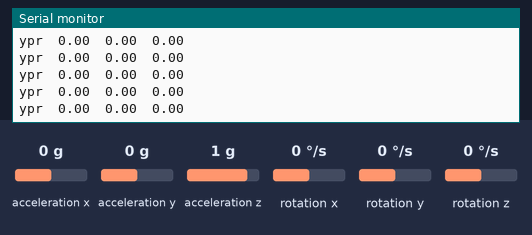
A sketch run on a simulated Arduino Uno, built with avr-gcc and run on an emulated ATmega328P. On the bench: the last lines printed to the serial monitor. The test bench sets the inputs (shaded band); at power-on: acceleration x 0 g, acceleration y 0 g, acceleration z 1 g, rotation z 0 °/s, rotation x 0 °/s, rotation y 0 °/s. The sensor or clock chip raises its interrupt line as the real part does.

Above: at 1.7 s.
1.8 s: acceleration x set to -1.4 g
At 1.84 s:
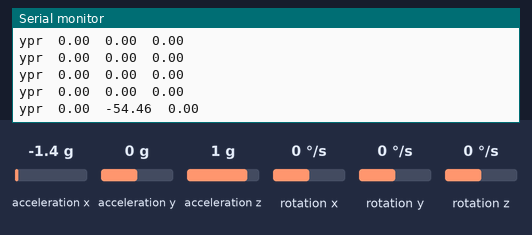
3.3 s: acceleration y set to -1.4 g
At 3.3 s:
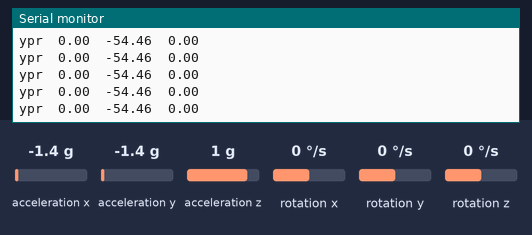
4.8 s: acceleration z set to -1.4 g
At 4.81 s:
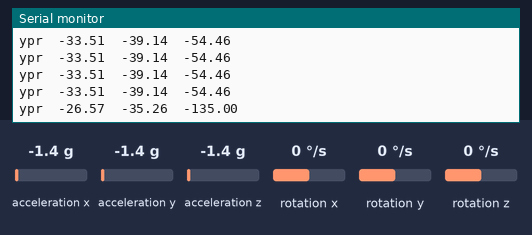
6.3 s: rotation z set to -192 °/s
At 6.33 s:
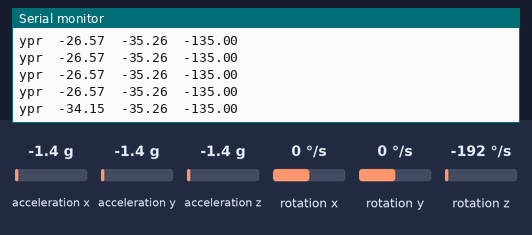
Timing chart, 0 to 9.3 s (numbered marks = the images above; inputs shaded):
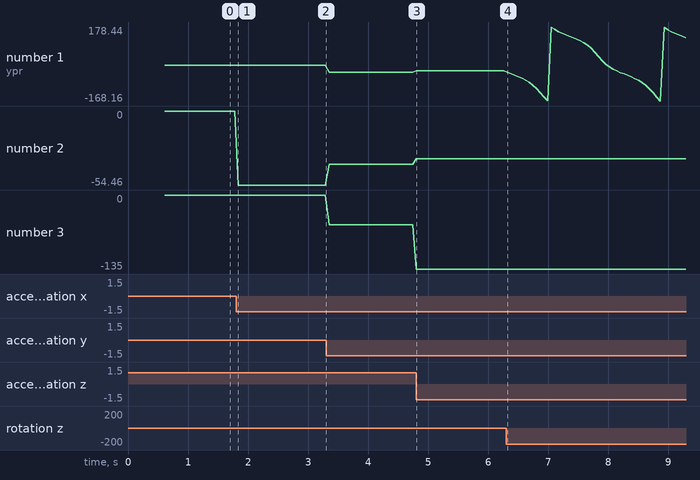

The sketch:

MPU6050_DMP6.ino
```cpp
//GND - GND
//VCC - VCC
//SDA - Pin A4
//SCL - Pin A5
//INT - Pin 2

#include "I2Cdev.h"
#include "MPU6050_6Axis_MotionApps20.h"

#if I2CDEV_IMPLEMENTATION == I2CDEV_ARDUINO_WIRE
    #include "Wire.h"

#endif

// class default I2C address is 0x68
// specific I2C addresses may be passed as a parameter here
// AD0 low = 0x68
// AD0 high = 0x69
MPU6050 mpu;
//MPU6050 mpu(0x69); // <-- use for AD0 high

#define INTERRUPT_PIN 16
#define LED_PIN 2

bool blinkState = false;

// MPU control/status vars
bool dmpReady = false;  // set true if DMP init was successful
uint8_t mpuIntStatus;   // holds actual interrupt status byte from MPU
uint8_t devStatus;      // return status after each device operation (0 = success, !0 = error)
uint16_t packetSize;    // expected DMP packet size (default is 42 bytes)
uint16_t fifoCount;     // count of all bytes currently in FIFO
uint8_t fifoBuffer[64]; // FIFO storage buffer

Quaternion q;           // [w, x, y, z]
VectorInt16 aa;         // [x, y, z]
VectorInt16 aaReal;     // [x, y, z]
VectorInt16 aaWorld;    // [x, y, z]
VectorFloat gravity;    // [x, y, z]
float ypr[3];           // [yaw, pitch, roll]

volatile bool mpuInterrupt = false;
void dmpDataReady() {
    mpuInterrupt = true;
}

void setup() {
    // join I2C bus (I2Cdev library doesn't do this automatically)
    #if I2CDEV_IMPLEMENTATION == I2CDEV_ARDUINO_WIRE
        Wire.begin();
        Wire.setClock(400000); // 400kHz I2C clock. Comment this line if having compilation difficulties
    #elif I2CDEV_IMPLEMENTATION == I2CDEV_BUILTIN_FASTWIRE
        Fastwire::setup(400, true);
    #endif

    Serial.begin(9600);

    // Iniciar MPU6050
    Serial.println(F("Initializing I2C devices..."));
    mpu.initialize();
    pinMode(INTERRUPT_PIN, INPUT);

    // Comprobar  conexion
    Serial.println(F("Testing device connections..."));
    Serial.println(mpu.testConnection() ? F("MPU6050 connection successful") : F("MPU6050 connection failed"));

    // Iniciar DMP
    Serial.println(F("Initializing DMP..."));
    devStatus = mpu.dmpInitialize();

    // Valores de calibracion
    mpu.setXGyroOffset(220);
    mpu.setYGyroOffset(76);
    mpu.setZGyroOffset(-85);
    mpu.setZAccelOffset(1688);

    // Activar DMP
    if (devStatus == 0) {
        Serial.println(F("Enabling DMP..."));
        mpu.setDMPEnabled(true);

        // Activar interrupcion
        attachInterrupt(digitalPinToInterrupt(INTERRUPT_PIN), dmpDataReady, RISING);
        mpuIntStatus = mpu.getIntStatus();

        Serial.println(F("DMP ready! Waiting for first interrupt..."));
        dmpReady = true;

        // get expected DMP packet size for later comparison
        packetSize = mpu.dmpGetFIFOPacketSize();
    } else {
        // ERROR!
        // 1 = initial memory load failed
        // 2 = DMP configuration updates failed
        // (if it's going to break, usually the code will be 1)
        Serial.print(F("DMP Initialization failed (code "));
        Serial.print(devStatus);
        Serial.println(F(")"));
    }
}

void loop() {
    // Si fallo al iniciar, parar programa
    if (!dmpReady) return;

    // Ejecutar mientras no hay interrupcion
    while (!mpuInterrupt && fifoCount < packetSize) {
        // AQUI EL RESTO DEL CODIGO DE TU PROGRRAMA
    }

    mpuInterrupt = false;
    mpuIntStatus = mpu.getIntStatus();

    // Obtener datos del FIFO
    fifoCount = mpu.getFIFOCount();

    // Controlar overflow
    if ((mpuIntStatus & 0x10) || fifoCount == 1024) {
        mpu.resetFIFO();
        Serial.println(F("FIFO overflow!"));
    }
    else if (mpuIntStatus & 0x02) {
        // wait for correct available data length, should be a VERY short wait
        while (fifoCount < packetSize) fifoCount = mpu.getFIFOCount();

        // read a packet from FIFO
        mpu.getFIFOBytes(fifoBuffer, packetSize);

        // track FIFO count here in case there is > 1 packet available
        // (this lets us immediately read more without waiting for an interrupt)
        fifoCount -= packetSize;

  // MMostrar Yaw, Pitch, Roll
  mpu.dmpGetQuaternion(&q, fifoBuffer);
  mpu.dmpGetGravity(&gravity, &q);
  mpu.dmpGetYawPitchRoll(ypr, &q, &gravity);
  Serial.print("ypr\t");
  Serial.print(ypr[0] * 180/M_PI);
  Serial.print("\t");
  Serial.print(ypr[1] * 180/M_PI);
  Serial.print("\t");
  Serial.println(ypr[2] * 180/M_PI);

  delay(50);
  // Mostrar aceleracion
  // mpu.dmpGetQuaternion(&q, fifoBuffer);
  // mpu.dmpGetAccel(&aa, fifoBuffer);
  // mpu.dmpGetGravity(&gravity, &q);
  // mpu.dmpGetLinearAccel(&aaReal, &aa, &gravity);
  // Serial.print("areal\t");
  // Serial.print(aaReal.x);
  // Serial.print("\t");
  // Serial.print(aaReal.y);
  // Serial.print("\t");
  // Serial.println(aaReal.z);
    }
}
```

Measured:
- after the input at 1.8 s, the serial monitor: prints a new line at once (image 1)
- after the input at 4.8 s, the serial monitor: prints a new line at once (image 3)
- after the input at 6.3 s, the serial monitor: prints a new line at once (image 4)
- plotted number 1: 0 → -33.51 after the input at 3.3 s, -33.51 → -26.57 after the input at 4.8 s, -26.57 → -55.91 after the input at 6.3 s
- plotted number 2: 0 → -54.46 after the input at 1.8 s, -54.46 → -39.14 after the input at 3.3 s, -39.14 → -35.26 after the input at 4.8 s
- plotted number 3: -54.46 → -135 after the input at 4.8 s
